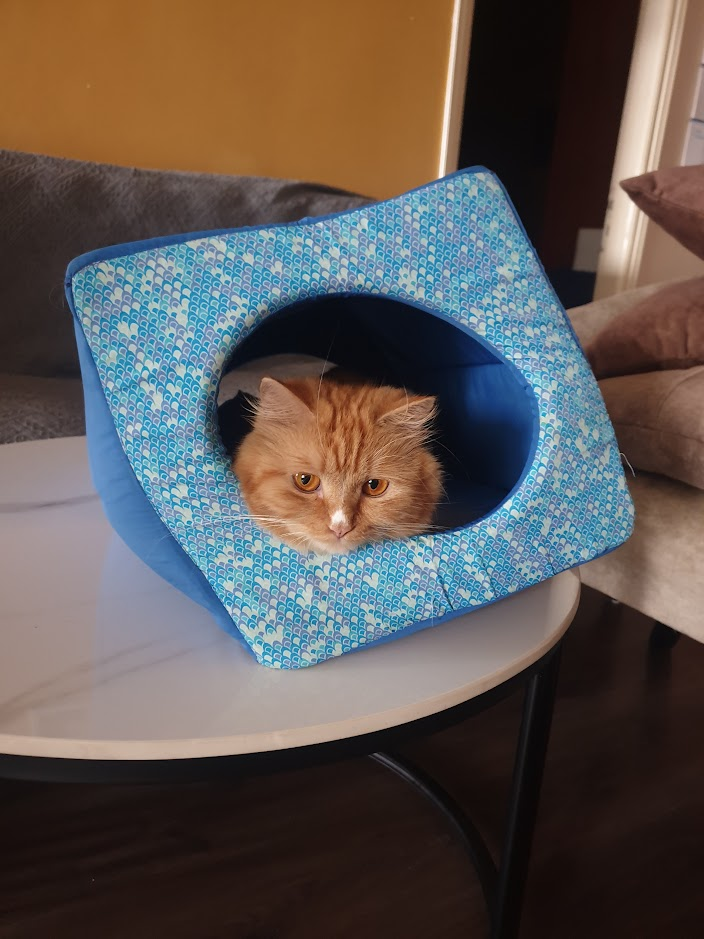
#> input picture Data/images2.jpg, 704 x 939 px, found by its file name
$ jupyter execute task1.ipynb
#> lines starting #> are read from the running program, lines starting #| are printed output that depends on the picture
# Labwork 1

## Task 1

[cell 1]
import cv2
from matplotlib import pyplot as plt
import numpy as np

[cell 2]
img = cv2.imread('E:\\USTH\\Image Processing\\Tutoring\\Tutorial 1\\Data\\images2.jpg', cv2.IMREAD_COLOR)
#> img is the input picture: shape (939, 704, 3); mean B, G, R 83, 86.7, 93.6
img_rgb = cv2.cvtColor(img, cv2.COLOR_BGR2RGB)

[cell 3]
if img is not None:
    plt.imshow(img_rgb)
    plt.title('Original Image')
    plt.axis('off')
    plt.show()
else:
    print("Failed to lead the image. Please check the file path")

## Task 2

[cell 4]
# Resize image
half = cv2.resize(img_rgb,(512, 349))
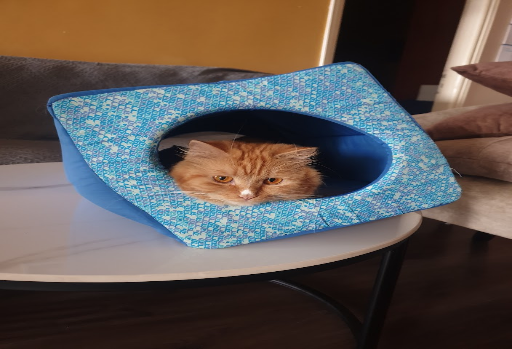
#> half: shape (349, 512, 3); mean R, G, B 93.5, 86.6, 82.9
bigger = cv2.resize(img_rgb,(1980, 1048))
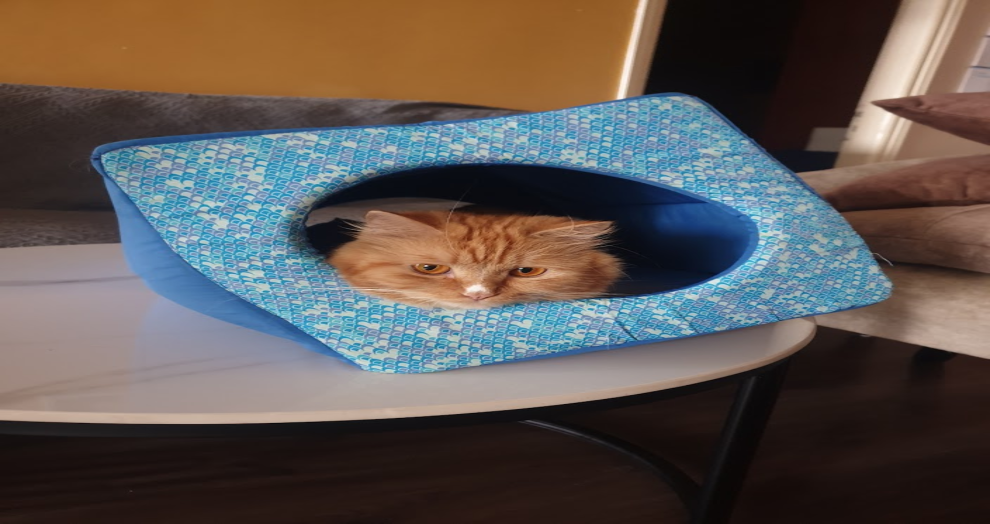
#> bigger: shape (1048, 1980, 3) (shown at 1/2 size); mean R, G, B 93.5, 86.6, 82.9
shrinking = cv2.resize(img_rgb, (1600, 800), interpolation=cv2.INTER_AREA)
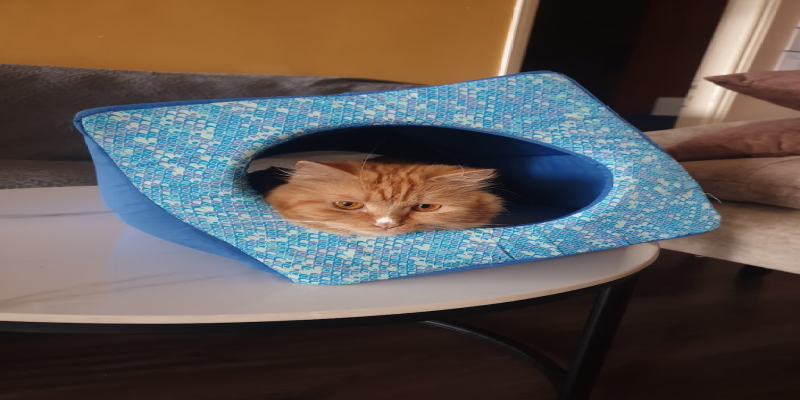
#> shrinking: shape (800, 1600, 3) (shown at 1/2 size); mean R, G, B 93.6, 86.6, 82.9

Title = ['Original', 'Half', 'Bigger','Shrinked']
images = [img_rgb, half, bigger, shrinking]
count = 4

# Display all the images
for i in range(count):
    plt.subplot(2,2,i+1)
    plt.title(Title[i])
    plt.imshow(images[i])
    plt.axis('off')

plt.show()
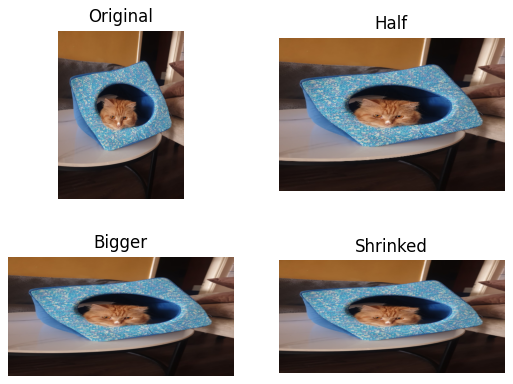
#> figure drawn by matplotlib, 4 panels

## Task 3

[cell 5]
if img is not None:
    # Constant for the formula
    a = 5.0
    b = 30

    # Adjust brightness and contrast (alpha > 1.0 => Increase contrast, alpha < 1.0 => Decrease contrast) (beta > 0 => increase brightness and backward)

    img_processed = cv2.convertScaleAbs(img_rgb, alpha=a, beta=b)
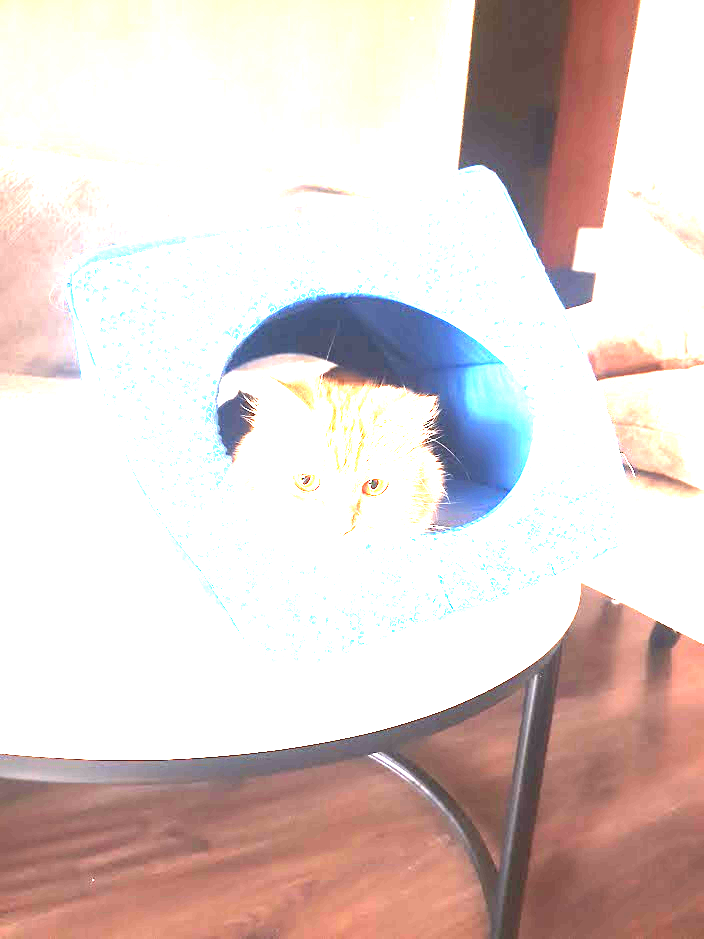
#> img_processed: shape (939, 704, 3); mean R, G, B 221.9, 207.7, 204.8

    plt.figure(figsize=(12, 6))
    plt.subplot(1,2,1), plt.imshow(img_rgb), plt.title('Original Image'), plt.axis('off')
    plt.subplot(1,2,2), plt.imshow(img_processed), plt.title('Brightness Adjusted Image'), plt.axis('off')
    plt.show()
else:
    print("Failed to load the image. Please check the file path.")

## Task 4

### Creating Histogram for the given image

[cell 6]
if img is not None:
    color = ('r', 'g', 'b')
    # Calculate histogram of the image
    for i, col in enumerate(color):
        hist = cv2.calcHist([img], [i], None, [256], [0, 256])
        plt.plot(hist, color=col)
        plt.xlim([0, 256])

    plt.title('Histogram for RGB Channels')
    plt.xlabel('Pixel Values')
    plt.ylabel('Frequency')
    plt.show()
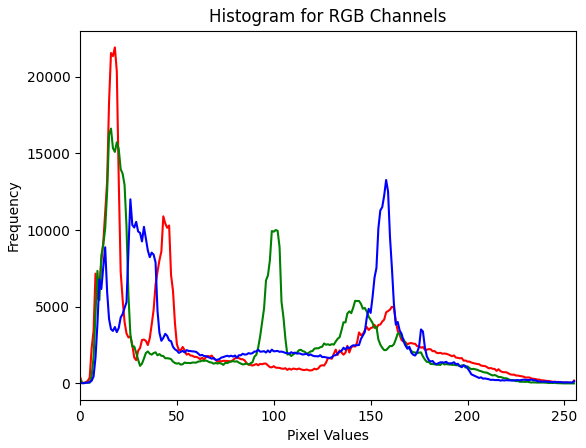
#> figure drawn by matplotlib, 1 panel; curve peaks at x = 18, y = 21905; curve peaks at x = 16, y = 16612; curve peaks at x = 158, y = 13262
else:
    print("Failed to load the image. Please check the file path.")

### Equalizing Image

[cell 7]
if img is not None:
    # Convert image from RGB to YUV
    img_yuv = cv2.cvtColor(img_rgb, cv2.COLOR_RGB2YUV)
#> img_yuv: shape (939, 704, 3); mean of channels 0, 1, 2 88.4, 125.5, 132.6

    # Equalize the histogram of Y channel (the luminance channel which is took care of Brightness)
    img_yuv[:,:,0] = cv2.equalizeHist(img_yuv[:,:,0])
#> img_yuv: shape (939, 704, 3); mean of channels 0, 1, 2 128.7, 125.5, 132.6

    # Convert back to RGB
    img_equalized = cv2.cvtColor(img_yuv, cv2.COLOR_YUV2RGB)
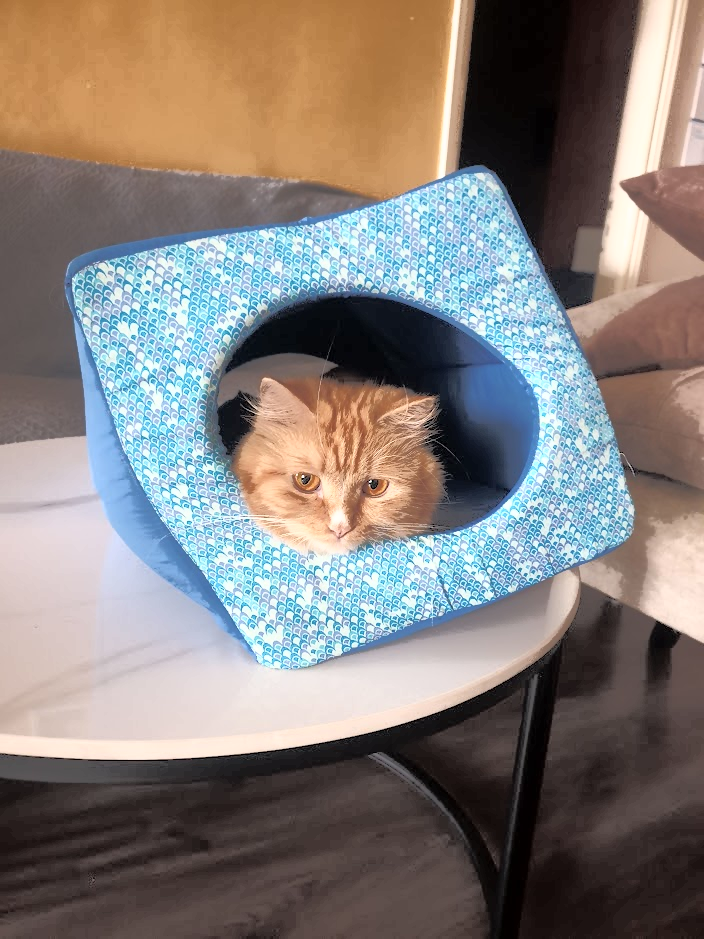
#> img_equalized: shape (939, 704, 3); mean R, G, B 133.6, 126.9, 122.8

    # Display original and equalized image
    plt.figure(figsize=(12, 6))
    plt.subplot(121), plt.imshow(img_rgb), plt.title('Original Image'), plt.axis('off')
    plt.subplot(122), plt.imshow(img_equalized), plt.title('Histogram Equalized'), plt.axis('off')
    plt.show()
else:
    print("Failed to load the image. Please check the file path.")

### Display the Histogram of Equalized Image

[cell 8]
if img is not None:
    color = ('r', 'g', 'b')
    # Calculate histogram of the image
    for i, col in enumerate(color):
        hist = cv2.calcHist([img_equalized], [i], None, [256], [0, 256])
        plt.plot(hist, color=col)
        plt.xlim([0, 256])

    plt.title('Histogram for RGB Channels of Equalized Image')
    plt.xlabel('Pixel Values')
    plt.ylabel('Frequency')
    plt.show()
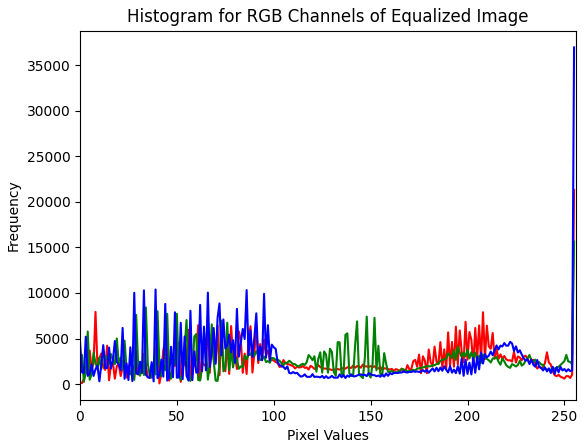
#> figure drawn by matplotlib, 1 panel; curve peaks at x = 255, y = 21311; curve peaks at x = 255, y = 15645; curve peaks at x = 255, y = 36966
else:
    print("Failed to load the image. Please check the file path.")

## Task 5

[cell 9]
if img is not None:
    # Convert the color image to Gray
    img_gray = cv2.cvtColor(img_rgb, cv2.COLOR_RGB2GRAY)
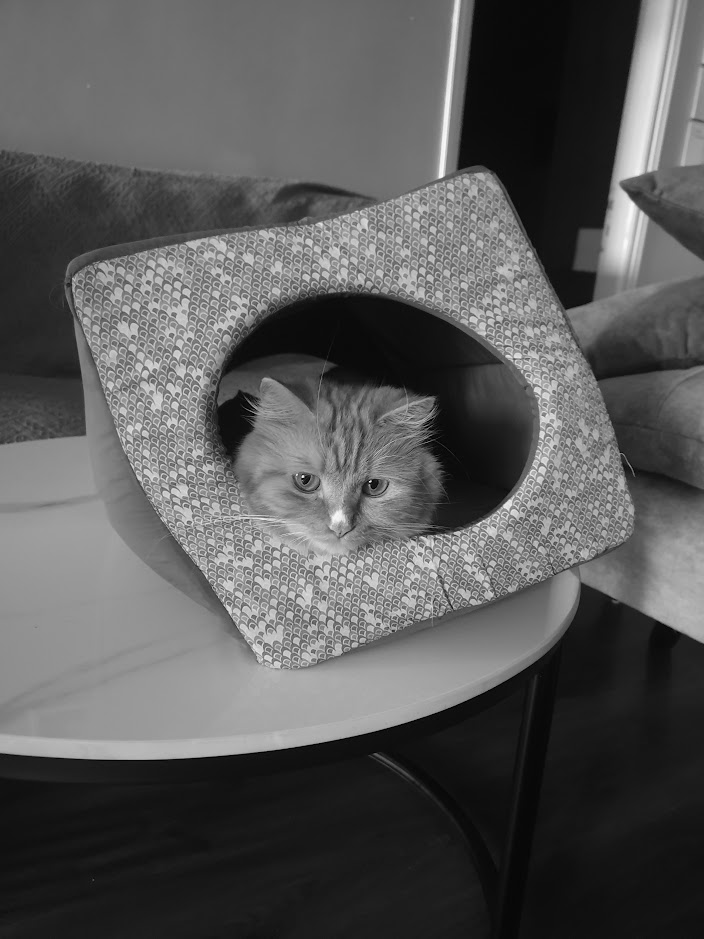
#> img_gray: shape (939, 704); min 0, max 252, mean 88.4

    # Thresholding Technique
    ret, thresh = cv2.threshold(img_gray, 127, 255, cv2.THRESH_TOZERO_INV)
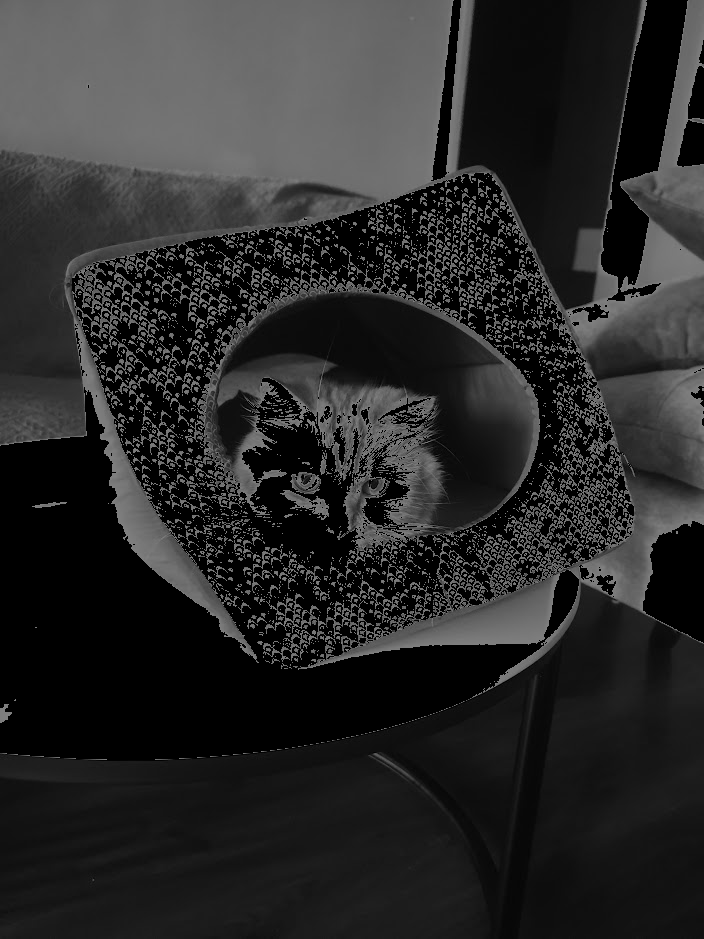
#> thresh: shape (939, 704); min 0, max 127, mean 41.4

    # Plotting the image
    plt.figure(figsize=(12,6))
    plt.subplot(121), plt.imshow(img_gray), plt.title('Gray Image'), plt.axis('off')
    plt.subplot(122), plt.imshow(thresh), plt.title('Thresholding Image'), plt.axis('off')
    plt.show()
else:
    print("Failed to load the image. Please check the file path.")

$ run again, with Data/images.jpg copied over Data/images2.jpg
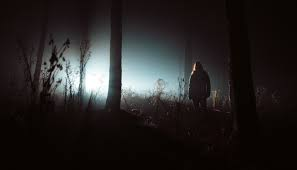
#> input picture Data/images.jpg, 297 x 170 px, found by its file name
#> img is the input picture: shape (170, 297, 3); mean B, G, R 34.2, 35, 38.2
#> `ret, thresh = cv2.threshold(img_gray, 127, 255, cv2.THRESH_TOZERO_INV)`:
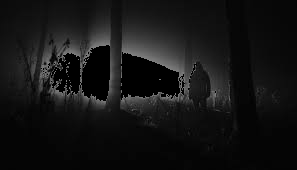
#> thresh: shape (170, 297); min 0, max 127, mean 20.3
